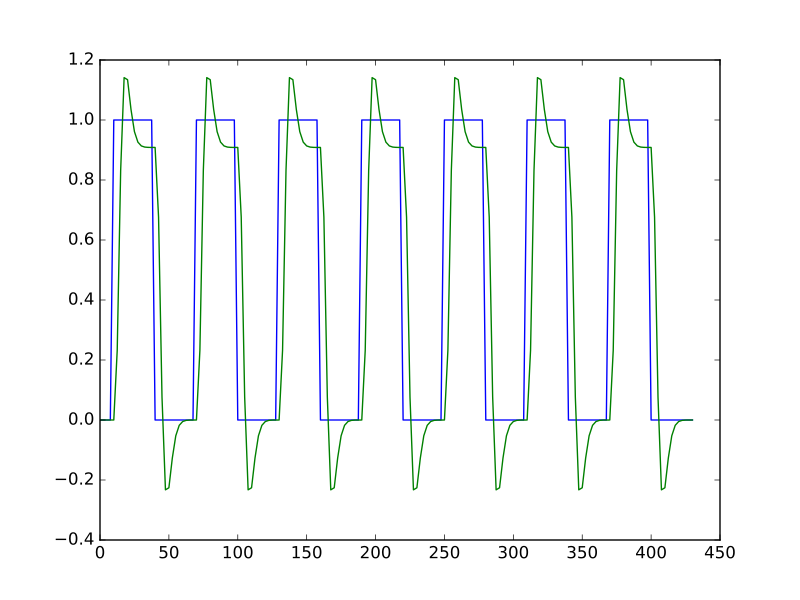

The script that drew this image:
plt.plot(all_tr_times, neural_prediction)
# [...]
plt.plot(all_tr_times, convolved)
# [...]
